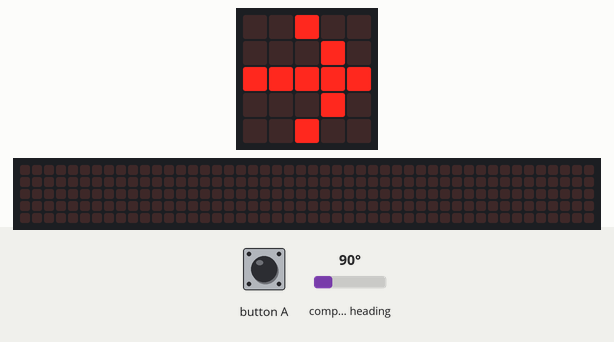
Simulated run of this program. Board: BBC micro:bit (MakeCode). On the bench: the board's 5×5 LED display, a strip that is not on the board, showing the scrolling text unrolled. The test bench sets the inputs (shaded band); at power-on: compass heading 90°. The 48×5 strip is a reading aid, not a part: it shows the text the display is scrolling, unrolled, one strip-width of it at a time; the compass is already calibrated.

Above: at 1.2 s.
1.3 s: button A pressed for 0.15 s
At 1.9 s:
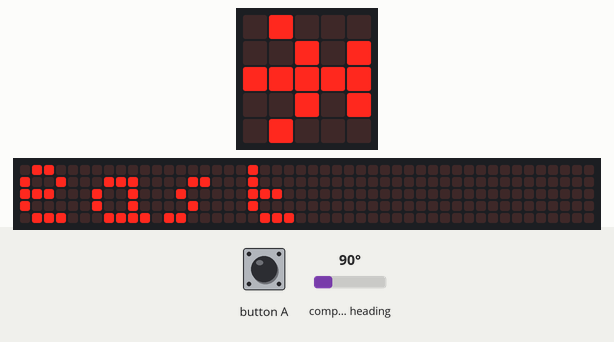
5.0 s: compass heading set to 42°
At 7.1 s:
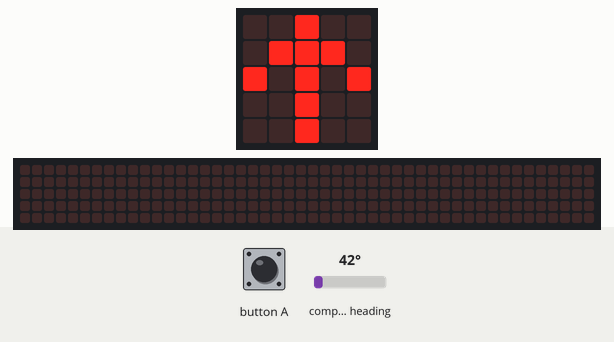
8.0 s: compass heading set to 49°
At 8.9 s:
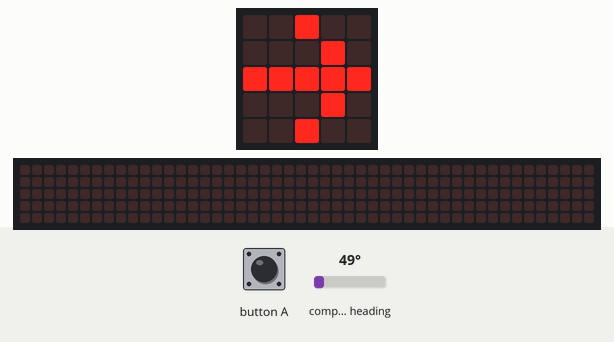
9.7 s: compass heading set to 131°
11.2 s: compass heading set to 139°
At 12.7 s:
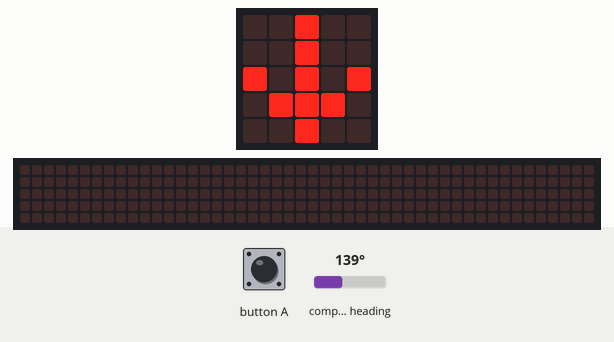
Timing chart, 0 to 13.7 s (numbered marks = the images above; inputs shaded):
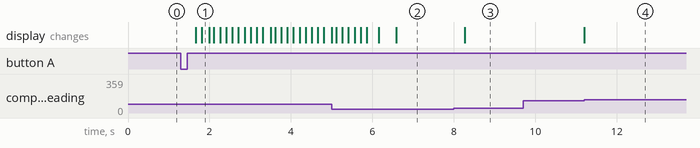

Measured:
- the behaviour switches between 44 and 45° on compass heading (found by bisection; images 2 and 3)
- the behaviour switches between 134 and 135° on compass heading (found by bisection; images 3 and 4)
- after the input at 1.3 s, the display: first changes after 0.36 s (image 1 shows a later state)
- after the input at 5.0 s, the display: first differs from a run without the input after 1.6 s (image 2)
- after the input at 8.0 s, the display: changes after 0.26 s (image 3)
- after the input at 9.7 s, every drawn part: stays the same
- after the input at 11.2 s, the display: changes at once (image 4)

The program:

main.ts
```typescript
let cardinal = 0
let degree = 0
input.onButtonPressed(Button.A, function () {
    if (cardinal == 1) {
        basic.showString("north")
    } else if (cardinal == 2) {
        basic.showString("east")
    } else if (cardinal == 3) {
        basic.showString("south")
    } else {
        basic.showString("west")
    }
})
basic.forever(function () {
    degree = input.compassHeading()
    if (degree < 45) {
        cardinal = 1
        basic.showLeds(`
            . . # . .
            . # # # .
            # . # . #
            . . # . .
            . . # . .
            `)
    } else if (degree < 135) {
        cardinal = 2
        basic.showLeds(`
            . . # . .
            . . . # .
            # # # # #
            . . . # .
            . . # . .
            `)
    } else if (degree < 225) {
        cardinal = 3
        basic.showLeds(`
            . . # . .
            . . # . .
            # . # . #
            . # # # .
            . . # . .
            `)
    } else if (degree < 315) {
        cardinal = 4
        basic.showLeds(`
            . . # . .
            . # . . .
            # # # # #
            . # . . .
            . . # . .
            `)
    }
})
```

test.ts
```typescript
// 테스트는 여기로 이동합니다; 이 패키지가 확장으로 사용될 때 컴파일되지 않을 것 입니다.
```
